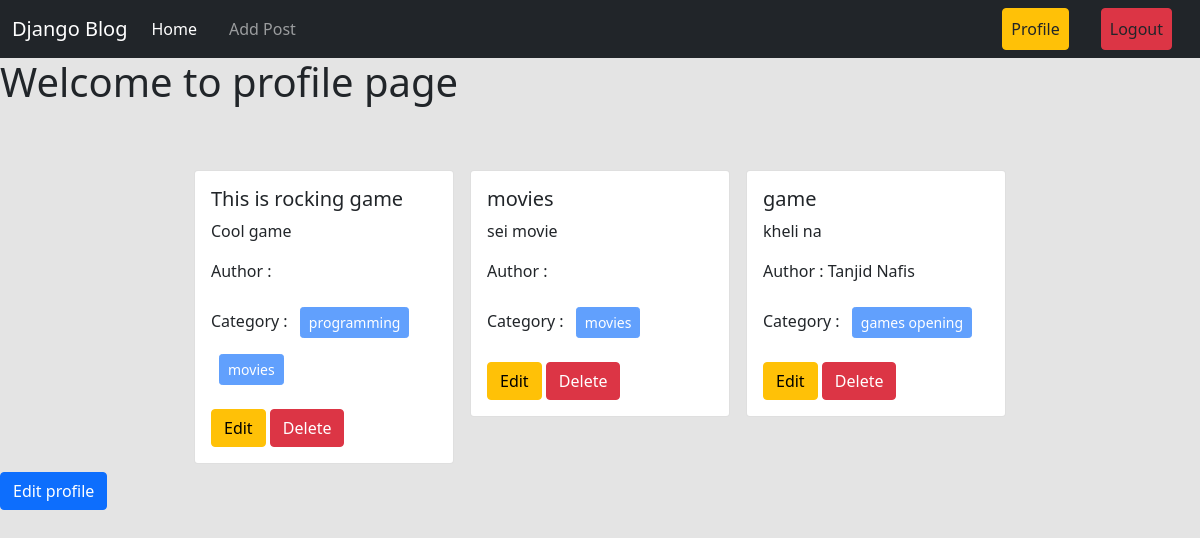
The app's page /author/profile/ (signed in) with its own data.
### post/models.py (models this page shows, shortened)
class Post(models.Model):
    title=models.CharField(max_length=100)
    content=models.TextField()
    category=models.ManyToManyField(Category)
    author=models.ForeignKey(User,on_delete=models.CASCADE)

### categories/models.py (models this page shows, shortened)
class Category(models.Model):
    name=models.CharField(max_length=100)
    slug=models.SlugField(max_length=100,unique=True,null=True,blank=True)

### author/views.py (the view)
# urls.py: path("profile/", views.profile, name="profile"),
@login_required
def profile(request):
    data=Post.objects.all()
    return render(request,'profile.html',{'data':data})

### author/templates/profile.html
{% extends 'base.html' %}
{% load crispy_forms_tags %}
{% block content %}
<h1>Welcome to profile page</h1>
<div class="d-flex flex-wrap justify-content-center px-5 pt-5">
    {% for post in data %}
    <div class="col-sm-3">
      <div class="card m-2">
        <div class="card-body">
          <h5 class="card-title">{{post.title}}</h5>
          <p class="card-text">{{post.content}}</p>
          <p>Author : {{post.author.first_name}} {{post.author.last_name}}</p>
          <p>
            Category : {% for cat in post.category.all %}
            <button class="btn btn-primary btn-sm m-2" disabled>
              {{cat.name}}
            </button>
            {% endfor %}
          </p>
          <a href="{% url 'edit_post' post.id %}" class="btn btn-warning">Edit</a>
          <a href="{% url 'delete_post' post.id %}" class="btn btn-danger"
            >Delete</a
          >
        </div>
      </div>
    </div>
    {% endfor %}
  </div>
<a class="btn btn-primary" href="{% url 'edit_profile' %}"> Edit profile </a>
{% endblock %}

### records on screen
Post: title "This is rocking game", content "Cool game"
Category: name "programming"
Category: name "movies"
Post: title "movies", content "sei movie"
Post: title "game", content "kheli na", author.first_name "Tanjid", author.last_name "Nafis"
Category: name "games opening"
